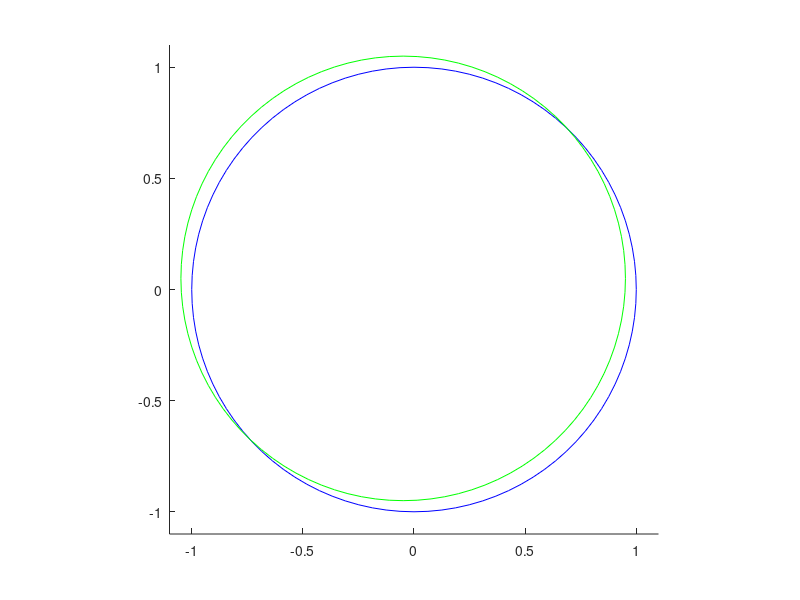
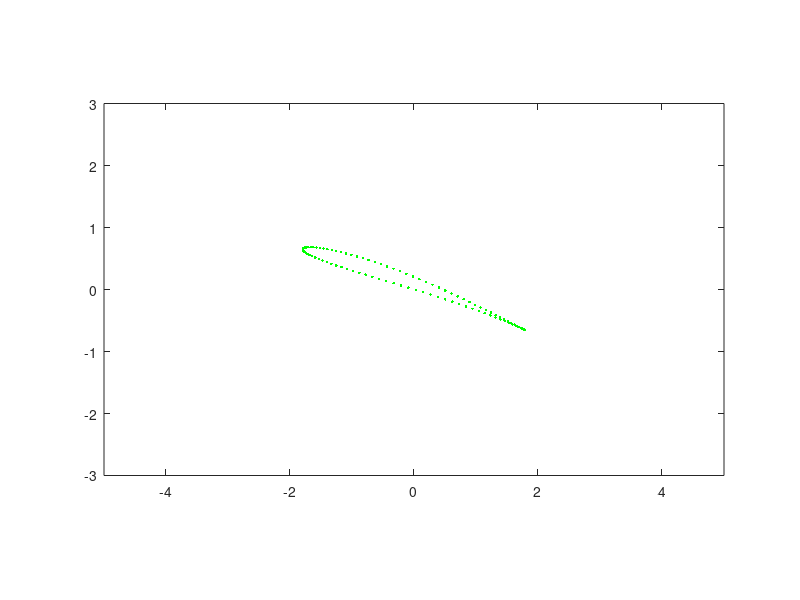

The MATLAB script that drew these images, in order:
%jowkowski
close all

%% set initial conditions
a=1;
c=0.95;
x_s=-0.04875;
y_s=0.05*i;
alpha_deg=20; %degrees


%% create physical variables
alpha=alpha_deg/180*pi %angle of attack in radians
th = 0:pi/50:2*pi;      %theta for circle definition

%define the cylinder in the flow
z = a*(cos(th)+i*sin(th));

% Define the smaller transform circle (only for visuals)
z_c = c*(cos(th)+i*sin(th));

%% Transformation 1 
%We shift the circle with radius a relative to a Jowkowski 
%circle of radius c by the amounts xs and ys, such that the two circles 
%intersect on the x axis (to obtain the sharp trailing edge cusp).

w0 =z + x_s +y_s;

figure
hold on
plot(real(z),imag(z),'b')
plot(real(w0),imag(w0),'g')
axis([-1.1 1.1 -1.1 1.1])
daspect([1 1 1])


%% Transformation 2 
%We apply the Joukowski transformation

w1=w0+c^2./w0;

%% Transformation 2 
%We add the angle of attack ?

w2=w1*exp(-alpha*i);


figure
plot(real(w2),imag(w2),'g.')
axis([-5 5 -3 3])
daspect([1 1 1])

airfoil_panels=[real(w2),imag(w2)];
